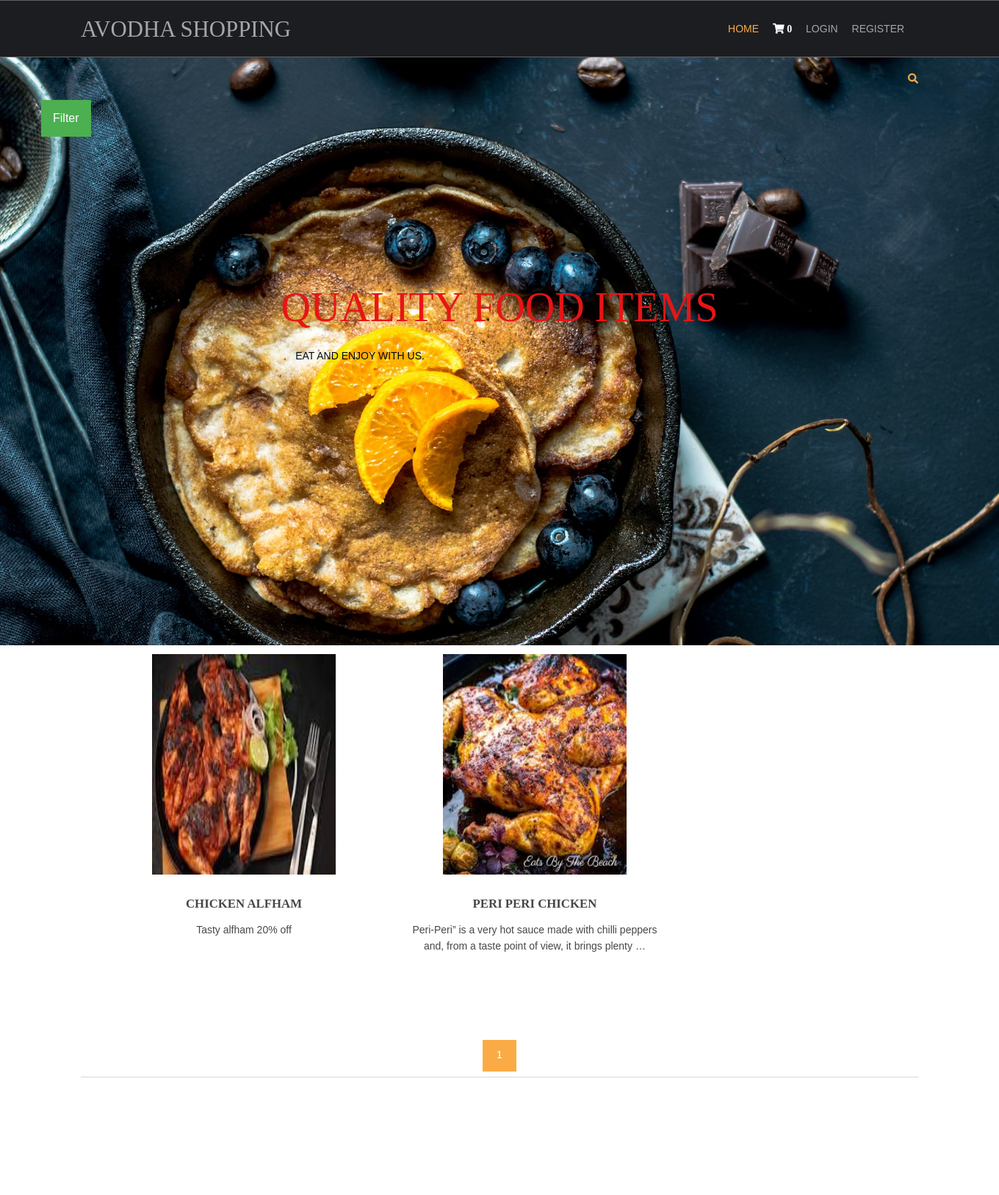
Screenshot of /chiken-recipes/ with the database file from the repository.
### shop/models.py (models this page shows, shortened)
class products(models.Model):
    name=models.CharField(max_length=150,unique=True)
    slug=models.SlugField(max_length=250,unique=True)
    img=models.ImageField(upload_to='product')
    desc=models.TextField()
    stock=models.IntegerField()
    available=models.BooleanField()
    price=models.IntegerField()
    category=models.ForeignKey(categ,on_delete=models.CASCADE)
    def get_url(self):
        return reverse('details',args=[self.category.slug,self.slug])

### shop/views.py (the view)
# urls.py: 2. Add a URL to urlpatterns:  path('', views.home, name='home')
def home(request,c_slug=None):
    c_page=None
    prodt=None
    if c_slug!=None:
        c_page=get_object_or_404(categ,slug=c_slug)
        prodt=products.objects.filter(category=c_page,available=True)
    else:
        prodt=products.objects.all().filter(available=True)
    cat=categ.objects.all()
    paginator=Paginator(prodt,6)
    try:
        page=int(request.GET.get('page',1))
    except:
        page=1
    try:
        pro=paginator.page(page)
    except(EmptyPage,InvalidPage):
        pro=paginator.page(paginator.num_pages)
    return render(request,'index.html',{'pr':prodt,'ct':cat,'pg':pro})

### cart/context_processor.py (called while the page is built)
def count(request):
    item_count=0;
    if 'admin' in request.path:
        return{}
    else:
        try:
            ct=cartlist.objects.filter(cart_id=c_id(request))
            cti=items.objects.all().filter(cart=ct[:1])
            for c in cti:
                item_count+=c.quan
        except cartlist.ObjectDoesNotExist:
            item_count=0
        return dict(itc=item_count)

### cart/views.py (called while the page is built)
def c_id(request):
    ct_id=request.session.session_key
    if not ct_id:
        ct_id=request.session.create()
    return ct_id

### shop/models.py (called while the page is built)
    def get_url(self):
        return reverse('prod_cat',args=[self.slug])

### templates/index.html (shortened to what this page needs)
{% extends 'base.html' %}
{% load static %}
{% block content %}
<html lang="">
<head>
<link href="{% static 'hm/layout/styles/layout.css' %}" rel="stylesheet" type="text/css" media="all">
</head>
<body id="top">
<div class="abcd"  style="background-image:url({% static 'hm/images/demo/backgrounds/bc.jpg' %});">
  <div class="wrapper row0">
    <div id="topbar" class="hoc clear">
      <div class="fl_right">
        <ul class="nospace">
          <li id="searchform">
          </li>
        </ul>
    </div>
   </div>
<div class="dropdown">
  <button class="dropbtn">Filter</button>
</div>
    </div>
  <div id="pageintro" class="hoc clear">
    <article>
      <h2 class="heading" style="color: rgb(231, 21, 21);">Quality food items</h2>
      <p style="color: rgb(1, 9, 20); text-align: left;">EAT AND ENJOY WITH US.</p>
    </article>
  </div>
</div>
<div class="wrapper row3">
  <main class="hoc container clear">
    <section id="introblocks">
      <ul class="nospace group btmspace-80">
        {% for i in pg.object_list %}
        <li class="one_third">
          <figure><br>
            <br>
            <br>
            <br>
            <br>
            <a class="imgover" href="{{i.get_url}}"><img src="{{i.img.url}}" alt="" style="height:300;width:250;"></a>
            <figcaption>
              <h6 class="heading">{{i.name}}</h6>
              <p>{{i.desc | truncatewords:20}}</p>
              <br>
            </figcaption>
          </figure>
        </li>
{% endfor %}
      </ul>
    </section>
    <center>
       {% for p in pg.paginator.page_range %}
  <a href="?page={{p}}" class="btn btn-light btn-sun {% if pg.number == p %}active{% endif %}">{{p}}</a>
{% endfor %}
    </center>
    <hr class="btmspace-80">
  </main>
</div>
</body>
</html>
{% endblock %}

### static/hm/layout/styles/layout.css (style rules this page uses)
#topbar { padding:20px 0; font-size:.8rem; text-transform:uppercase; }
#topbar ul li { display:inline-block; margin-right:15px; }
#topbar ul li:last-child { margin-right:0; padding-right:0; border-right:none; }
#topbar #searchform { position:relative; line-height:1; z-index:9999; }
#topbar #searchform::after { display:block; height:18px; line-height:18px; padding:0; font-family:"Font Awesome\ 5 Free"; font-weight:900; font-size:1rem; content:"\f002"; }
#topbar #searchform ::placeholder { text-transform:capitalize; }
#pageintro { padding:200px 0 300px; }
#pageintro article, #pageintro article p { display:block; max-width:75%; margin:0 auto; text-align:center; }
#pageintro article p { max-width:65%; line-height:2rem; }
#pageintro .heading { margin-bottom:20px; font-size:4rem; }
.container { padding:80px 0; }
#introblocks { display:block; position:relative; margin:-180px 0 0 0; z-index:1; text-align:center; }
#introblocks figure figcaption { display:block; padding:30px 0 0 0; text-align:center; }
#introblocks figure figcaption .heading { font-size:1.2rem; font-weight:700; margin-bottom:0; }
*, *::before, *::after { transition:all .3s ease-in-out; }
body { color:#A5A6AA; background-color:#1C1D21; }
a { color:#FBAB45; }
hr, .borderedbox { border-color:#D7D7D7; }
.btn, .btn.inverse:hover { color:#FFFFFF; background-color:#FBAB45; border-color:#FBAB45; }
.imgover, .imgover:hover::after { color:#FFFFFF; }
.row3 { color:#474747; background-color:#FFFFFF; }
#topbar #searchform { color:#FBAB45; }
#pageintro { color:#FFFFFF; }
@media screen and (min-width:1140px) { .hoc { max-width:1140px; } }

### static/hm/layout/styles/framework.css (style rules this page uses)
html { overflow-y:scroll; overflow-x:hidden; }
html, body { margin:0; padding:0; font-size:14px; line-height:1.6em; }
*, *::before, *::after { box-sizing:border-box; }
.nospace { margin:0; padding:0; list-style:none; }
.btn { display:inline-block; padding:8px 18px 10px; text-transform:uppercase; border:1px solid; }
.clear, .group { display:block; }
.clear::before, .clear::after, .group::before, .group::after { display:table; content:""; }
.clear, .clear::after, .group, .group::after { clear:both; }
a { outline:none; text-decoration:none; }
.fl_right, .imgr { float:right; }
img { width:auto; max-width:100%; height:auto; margin:0; padding:0; border:none; line-height:normal; vertical-align:middle; }
.imgover { display:inline-block; position:relative; max-width:100%; }
.imgover::before, .imgover::after { display:block; position:absolute; content:""; text-align:center; opacity:0; }
.imgover::before { top:0; right:0; bottom:0; left:0; }
.imgover::after { top:50%; left:50%; width:50px; height:50px; line-height:50px; margin:-25px 0 0 -25px; font-family:"Font Awesome\ 5 Free"; font-weight:900; content:"\f067"; font-size:28px; }
body, input, textarea, select { font-family:Verdana, Geneva, sans-serif; }
h1, h2, h3, h4, h5, h6, .heading { font-family:Georgia, "Times New Roman", Times, serif; }
label, input, textarea, select, button { display:block; resize:none; outline:none; color:inherit; font-size:inherit; font-family:inherit; vertical-align:middle; }
::placeholder { opacity:1; }
h1, h2, h3, h4, h5, h6, .heading { margin:0 0 20px 0; font-size:1.4rem; line-height:normal; font-weight:normal; text-transform:uppercase; }
hr { display:block; width:100%; height:1px; border:solid; border-width:1px 0 0 0; }
.wrapper { display:block; position:relative; width:100%; margin:0; padding:0; text-align:left; word-wrap:break-word; }
.hoc { display:block; margin:0 auto; }
address, article, aside, figcaption, figure, footer, header, main, nav, section { display:block; margin:0; padding:0; }
.one_half, .one_third, .two_third, .one_quarter, .two_quarter, .three_quarter { display:inline-block; float:left; margin:0 0 0 4.21052%; list-style:none; }
.one_third { width:30.52631%; }
.btmspace-80 { margin-bottom:80px; }

### templates/index.html (style rules this page uses)
.dropbtn { background-color: #4CAF50; color: white; padding: 16px; font-size: 16px; border: none; cursor: pointer; }
.dropdown { position: relative; display: inline-block; padding-left: 56px; }
.abcd { height: 100%; width: 100%; background-position: center; background-repeat: no-repeat; background-size: cover; }

### rows the page displays
products: img (picture), name "CHICKEN ALFHAM", desc "Tasty alfham 20% off"
products: img (picture), name "PERI PERI CHICKEN", desc "Peri-Peri” is a very hot sauce made with chilli peppers and, from a taste point of view, it brings plenty …"

### other values shown
{{ itc }} "0"
{{ p }} "1"
